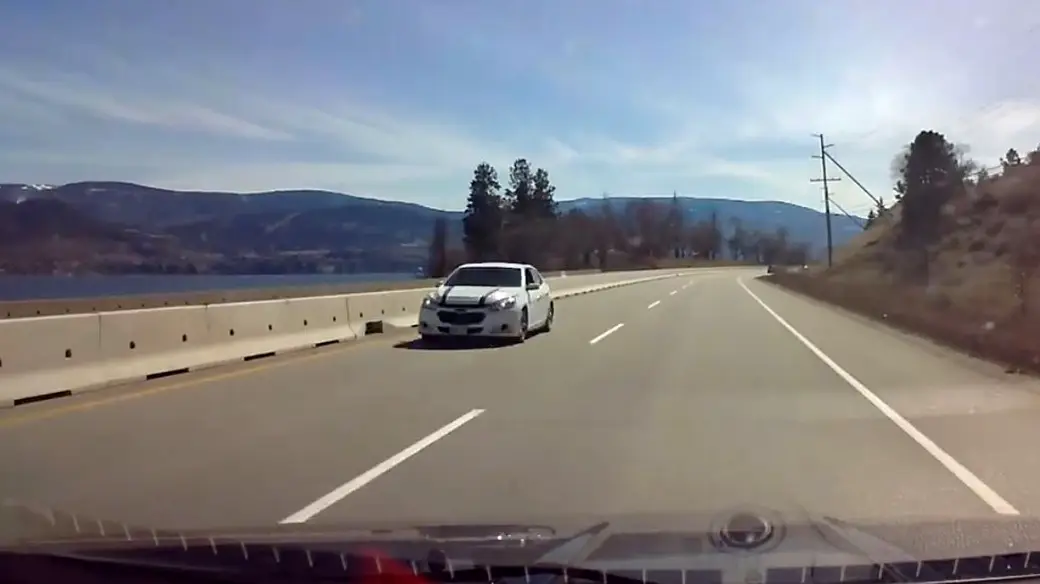
#> input picture Lab3/task1/img.jpg, 1040 x 584 px
$ python task1_improved.py
#> lines starting #> are read from the running program, lines starting #| are printed output that depends on the picture; after the words box and inside, x2 and y2 are one past the last pixel; in counts of white or black regions, pixels touching at a corner belong together
import cv2
import numpy as np

def lane_detection(image_path):
    """
    Функція для розпізнавання дорожньої розмітки на зображенні
    """
#> called with image_path = 'img.jpg'
    # Завантаження зображення
    img = cv2.imread(image_path)
#> img is the input picture: shape (584, 1040, 3); mean B, G, R 133.7, 129.6, 129.9
    if img is None:
        print(f"Не вдалося завантажити зображення: {image_path}")
        return None

    original_img = img.copy()  # Зберігаємо оригінал для відображення

    # 1. Конвертація в сіре зображення
    grayscale = cv2.cvtColor(img, cv2.COLOR_BGR2GRAY)
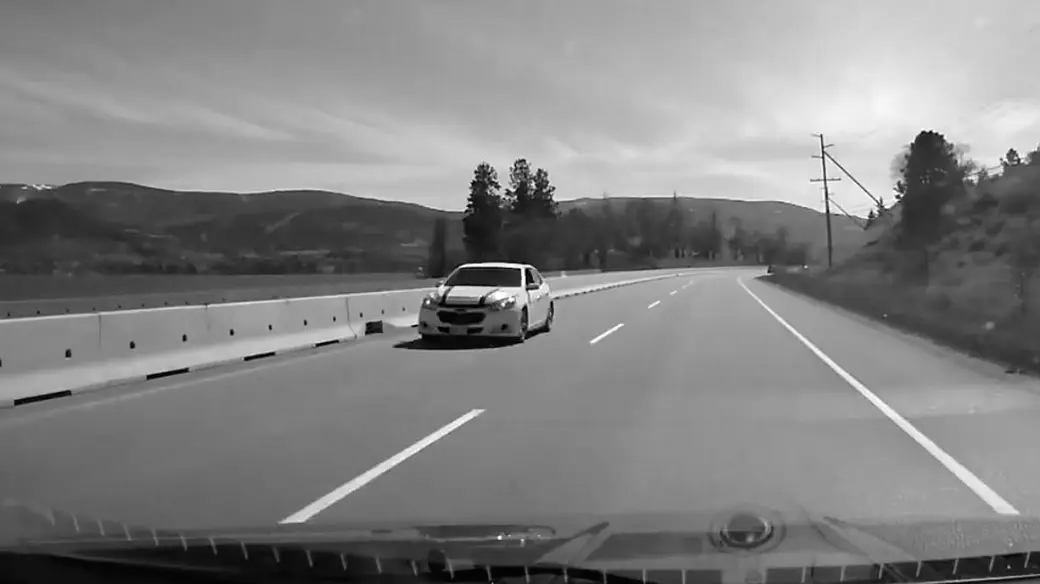
#> grayscale: shape (584, 1040); min 0, max 255, mean 130.2
    print("Етап 1: Конвертація в сіре зображення завершена")

    # 2. Розмиття за фільтром Гаусса
    kernel_size = 5
    blur = cv2.GaussianBlur(grayscale, (kernel_size, kernel_size), 0)
    print("Етап 2: Розмиття Гаусса завершене")

    # 3. Застосування алгоритму Кенні
    low_t = 50
    high_t = 150
    edges = cv2.Canny(blur, low_t, high_t)
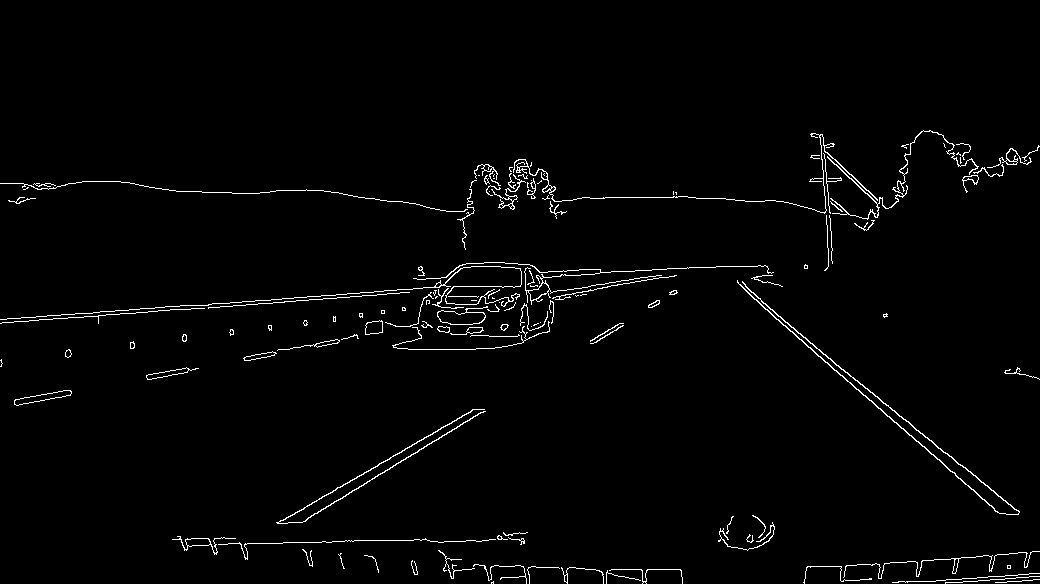
#> edges: shape (584, 1040); 1.8% white in thin lines or dots, all inside (x1, y1, x2, y2) = (0, 130, 1040, 584)
    print("Етап 3: Алгоритм Кенні застосований")

    # 4. Створення набору вершин для маски (адаптивно до розміру зображення)
    height, width = img.shape[:2]
#> height = 584; width = 1040
    vertices = np.array([
        [(0, height),
         (int(width * 0.45), int(height * 0.6)),
         (int(width * 0.55), int(height * 0.6)),
         (width, height)]
    ], dtype=np.int32)

    # Створення маски
    mask = np.zeros_like(edges)
    ignore_mask_color = 255
    cv2.fillPoly(mask, vertices, ignore_mask_color)
#> mask: shape (584, 1040); 22% white; 1 white region, box (x1, y1, x2, y2) and area: (2, 350, 1039, 584) 133847
    masked_edges = cv2.bitwise_and(edges, mask)
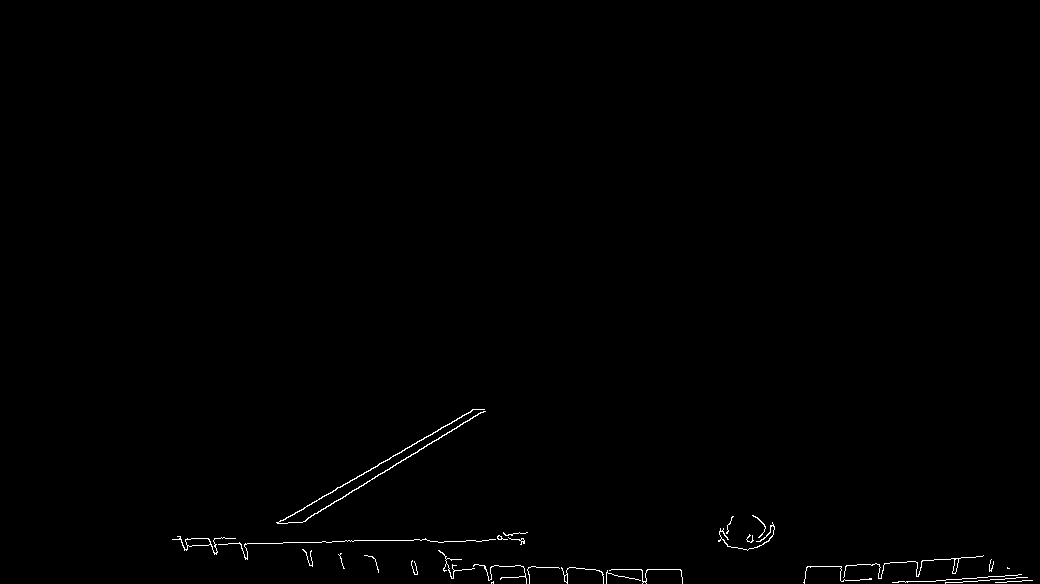
#> masked_edges: shape (584, 1040); 0.45% white in thin lines or dots, all inside (x1, y1, x2, y2) = (172, 409, 1033, 584)
#> in lane_detection, `lines = cv2.HoughLinesP( masked_edges, rho, theta, threshold, np.array..`: lines = 20 rows, first 6: [209, 544, 353, 541], [474, 564, 584, 568], [342, 498, 481, 412], [277, 523, 475, 409], [444, 567, 490, 568], [596, 570, 660, 569]
    print("Етап 4: Маска створена та застосована")

    # 5. Функція для відображення ліній
    def draw_lines(img, lines, color=[0, 255, 0], thickness=8):
        """Покращена функція для відображення ліній"""
#> called with lines = array of shape (20, 1, 4), thickness = 8
        if lines is None:
            return

        x_bottom_pos = []
        x_upper_pos = []
        x_bottom_neg = []
        x_upper_neg = []

        y_bottom = height
#> y_bottom = 584
        y_upper = int(height * 0.6)
#> y_upper = 350

        for line in lines:
            for x1, y1, x2, y2 in line:
                if x2 == x1:
                    continue
                slope = (y2 - y1) / (x2 - x1)

                # Фільтрація ліній за кутом нахилу
                if 0.3 < slope < 2:  # Права лінія
                    b = y1 - slope * x1
                    x_bottom_pos.append((y_bottom - b) / slope)
                    x_upper_pos.append((y_upper - b) / slope)
                elif -2 < slope < -0.3:  # Ліва лінія
                    b = y1 - slope * x1
                    x_bottom_neg.append((y_bottom - b) / slope)
                    x_upper_neg.append((y_upper - b) / slope)
#> this loop made 20 passes
#> line on passes 1 to 12: [[209, 544, 353, 541]], [[474, 564, 584, 568]], [[342, 498, 481, 412]], [[277, 523, 475, 409]], [[444, 567, 490, 568]], [[596, 570, 660, 569]], [[603, 577, 645, 575]], [[806, 567, 846, 566]], [[438, 542, 523, 539]], [[916, 562, 983, 555]], [[301, 522, 401, 460]], [[172, 539, 235, 538]]
#> after the loop, x_bottom_neg = [203, 171.1, 201, 205.4, 170]; x_bottom_pos = []; x_upper_neg = [581.2, 577.5, 578.4, 574.8, 575.1]; x_upper_pos = []

        # Усереднення координат для стабільності
        lines_mean = []
        if x_bottom_pos and x_upper_pos:
            lines_mean.append([
                int(np.mean(x_bottom_pos)), y_bottom,
                int(np.mean(x_upper_pos)), y_upper
            ])
        if x_bottom_neg and x_upper_neg:
            lines_mean.append([
                int(np.mean(x_bottom_neg)), y_bottom,
                int(np.mean(x_upper_neg)), y_upper
            ])

        # Відображення ліній
        for line in lines_mean:
            cv2.line(img, (line[0], line[1]), (line[2], line[3]), color, thickness)
#> this loop made 1 pass
#> line on pass 1: [190, 584, 577, 350]
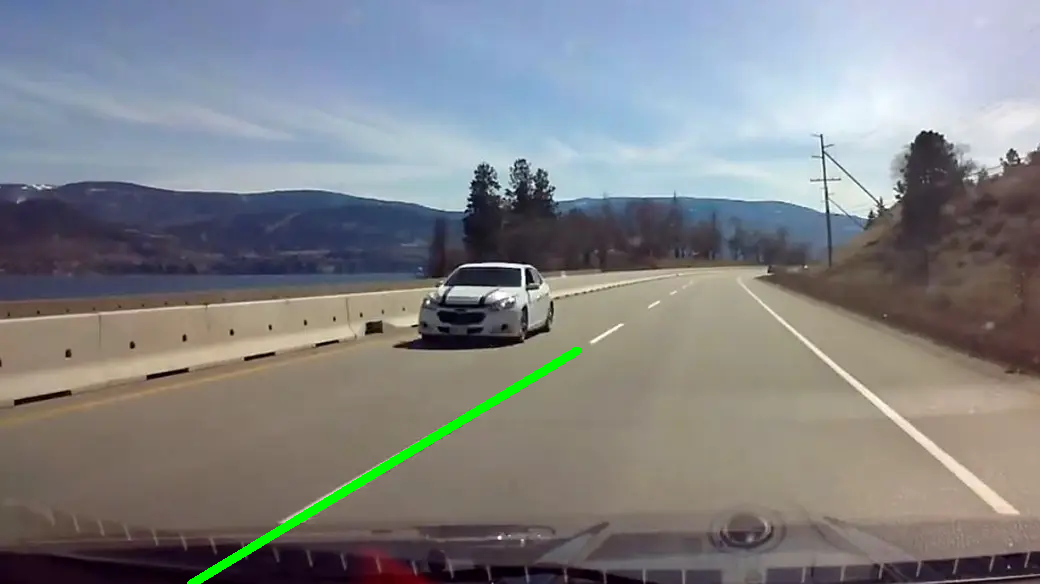
#> img: shape (584, 1040, 3); 0.67% of pixels changed, all inside (x1, y1, x2, y2) = (187, 346, 582, 584)

        return len(lines_mean)

    # 6. Перетворення Хафа
    rho = 2
    theta = np.pi / 180
    threshold = 20
    min_line_length = 40
    max_line_gap = 20

    lines = cv2.HoughLinesP(
        masked_edges, rho, theta, threshold,
        np.array([]),
        minLineLength=min_line_length,
        maxLineGap=max_line_gap
    )

    print("Етап 5: Перетворення Хафа завершене")

    # Відображення результатів
    lines_count = draw_lines(img, lines)
#> lines_count = 1
    print(f"Знайдено та відображено {lines_count} ліній")
#| Знайдено та відображено 1 ліній

    # Створення комбінованого зображення для демонстрації етапів
    combined = create_processing_stages_view(original_img, grayscale, blur, edges, masked_edges, img)

    return img, combined

def create_processing_stages_view(original, gray, blur, edges, masked_edges, result):
    """Створює зображення з усіма етапами обробки"""
    # Зменшуємо розмір для відображення
    scale = 0.3
    h, w = int(original.shape[0] * scale), int(original.shape[1] * scale)
#> h = 175; w = 312

    # Змінюємо розмір всіх зображень
    orig_small = cv2.resize(original, (w, h))
    gray_small = cv2.resize(cv2.cvtColor(gray, cv2.COLOR_GRAY2BGR), (w, h))
    blur_small = cv2.resize(cv2.cvtColor(blur, cv2.COLOR_GRAY2BGR), (w, h))
    edges_small = cv2.resize(cv2.cvtColor(edges, cv2.COLOR_GRAY2BGR), (w, h))
    masked_small = cv2.resize(cv2.cvtColor(masked_edges, cv2.COLOR_GRAY2BGR), (w, h))
    result_small = cv2.resize(result, (w, h))

    # Створюємо сітку 2x3
    top_row = np.hstack([orig_small, gray_small, blur_small])
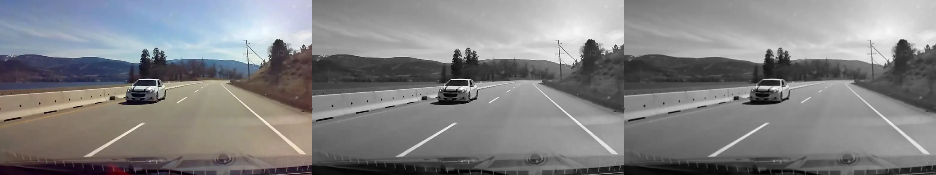
#> top_row: shape (175, 936, 3); mean B, G, R 131.2, 129.9, 130
    bottom_row = np.hstack([edges_small, masked_small, result_small])
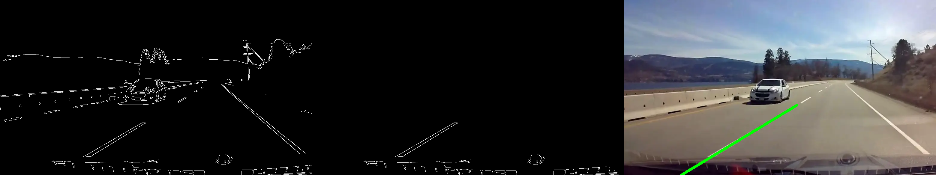
#> bottom_row: shape (175, 936, 3); mean of channels 0, 1, 2 46.2, 45.4, 44.9; drawn as B, G, R
    combined = np.vstack([top_row, bottom_row])

    # Додаємо підписи
    font = cv2.FONT_HERSHEY_SIMPLEX
#> font = 0
    font_scale = 0.5
    color = (255, 255, 255)
    thickness = 1

    labels = ["Original", "Grayscale", "Blur", "Edges", "Masked", "Result"]
    positions = [(10, 20), (w+10, 20), (2*w+10, 20), (10, h+40), (w+10, h+40), (2*w+10, h+40)]

    for label, pos in zip(labels, positions):
        cv2.putText(combined, label, pos, font, font_scale, color, thickness)
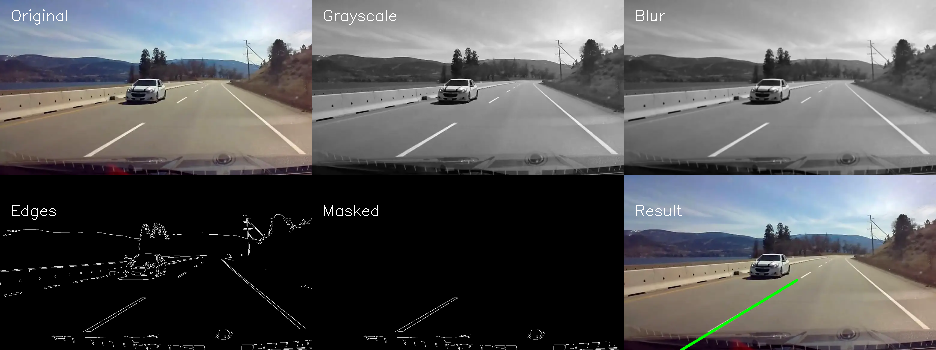
#> combined: shape (350, 936, 3); mean B, G, R 89.1, 88, 87.8

    return combined

if __name__ == "__main__":
    # Обробка зображення
    result_img, stages_img = lane_detection("img.jpg")

    if result_img is not None:
        # Відображення результату
        cv2.imshow("Lane Detection Result", result_img)
        cv2.imshow("Processing Stages", stages_img)

        print("\nНатисніть будь-яку клавішу для виходу...")
        cv2.waitKey(0)
        cv2.destroyAllWindows()

        # Збереження результатів
        cv2.imwrite("result_lanes.jpg", result_img)
        cv2.imwrite("processing_stages.jpg", stages_img)
        print("Результати збережено: result_lanes.jpg, processing_stages.jpg")

$ run again, with Lab1/image.jpg copied over Lab3/task1/img.jpg
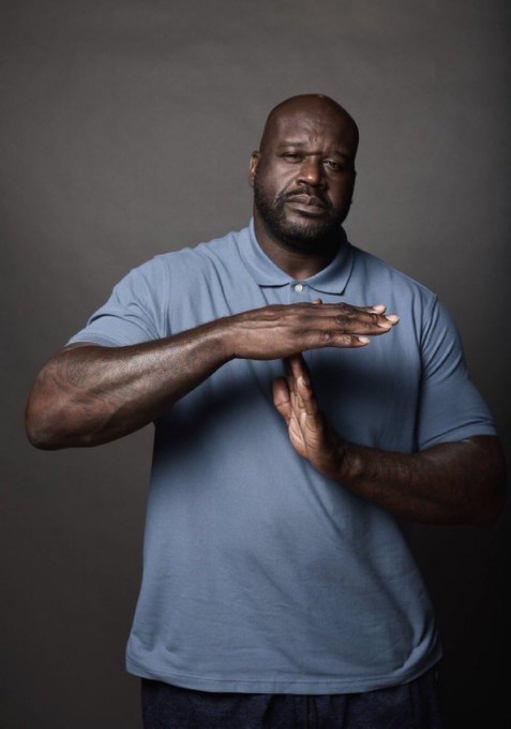
#> input picture Lab1/image.jpg, 1022 x 1457 px (shown at 1/2 size)
#> in lane_detection, img is the input picture: shape (1457, 1022, 3); mean B, G, R 74.8, 69.3, 70
#> edges: shape (1457, 1022); 0.71% white in thin lines or dots, all inside (x1, y1, x2, y2) = (127, 187, 924, 1389)
#> mask: shape (1457, 1022); 22.1% white; 1 white region, box (x1, y1, x2, y2) and area: (0, 874, 1022, 1457) 328460
#> masked_edges: shape (1457, 1022); 0.06% white in thin lines or dots, all inside (x1, y1, x2, y2) = (251, 1092, 853, 1389)
#> lines = [[481, 1385, 540, 1386], [257, 1278, 285, 1156], [655, 1388, 715, 1385], [337, 1367, 383, 1378], [286, 1147, 286, 1095], [426, 1384, 480, 1384], [270, 1350, 337, 1366], [801, 1336, 852, 1273], [810, 1324, 852, 1272]]
#> the loop in draw_lines, `for line in lines:` made 9 passes
#> after the loop in draw_lines, `for line in lines:`: x_bottom_neg = [703, 702.6]; x_bottom_pos = []; x_upper_neg = [1175, 1173.5]; x_upper_pos = []
#> the loop in draw_lines, `for line in lines_mean:` made 1 pass
#> line on pass 1: [702, 1457, 1174, 874]
#> after the loop in draw_lines, `for line in lines_mean:`:
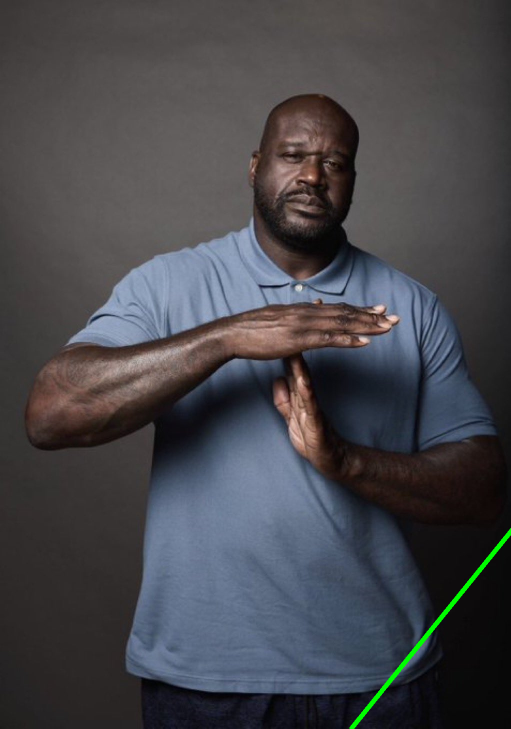
#> img: shape (1457, 1022, 3) (shown at 1/2 size); 0.32% of pixels changed, all inside (x1, y1, x2, y2) = (699, 1056, 1022, 1457)
#> lines_count = 1
#| Знайдено та відображено 1 ліній
#> font = 0
#> after the loop in create_processing_stages_view, `for label, pos in zip(labels, positions):`:
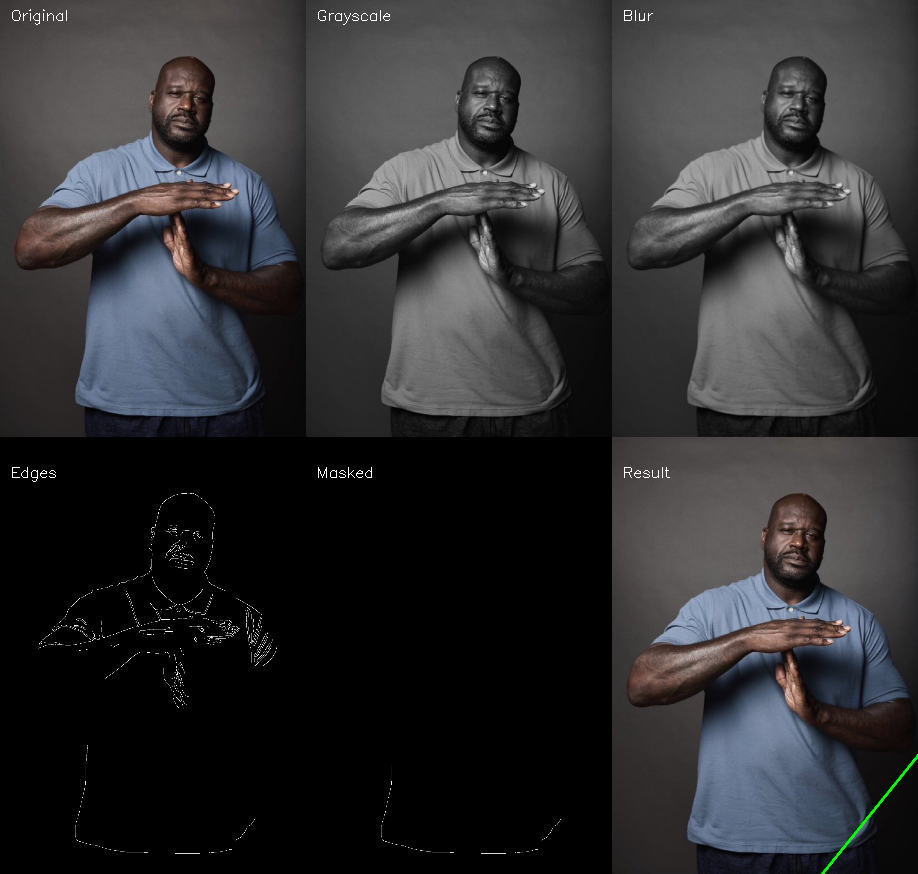
#> combined: shape (874, 918, 3); mean B, G, R 48.8, 47.1, 47.2
